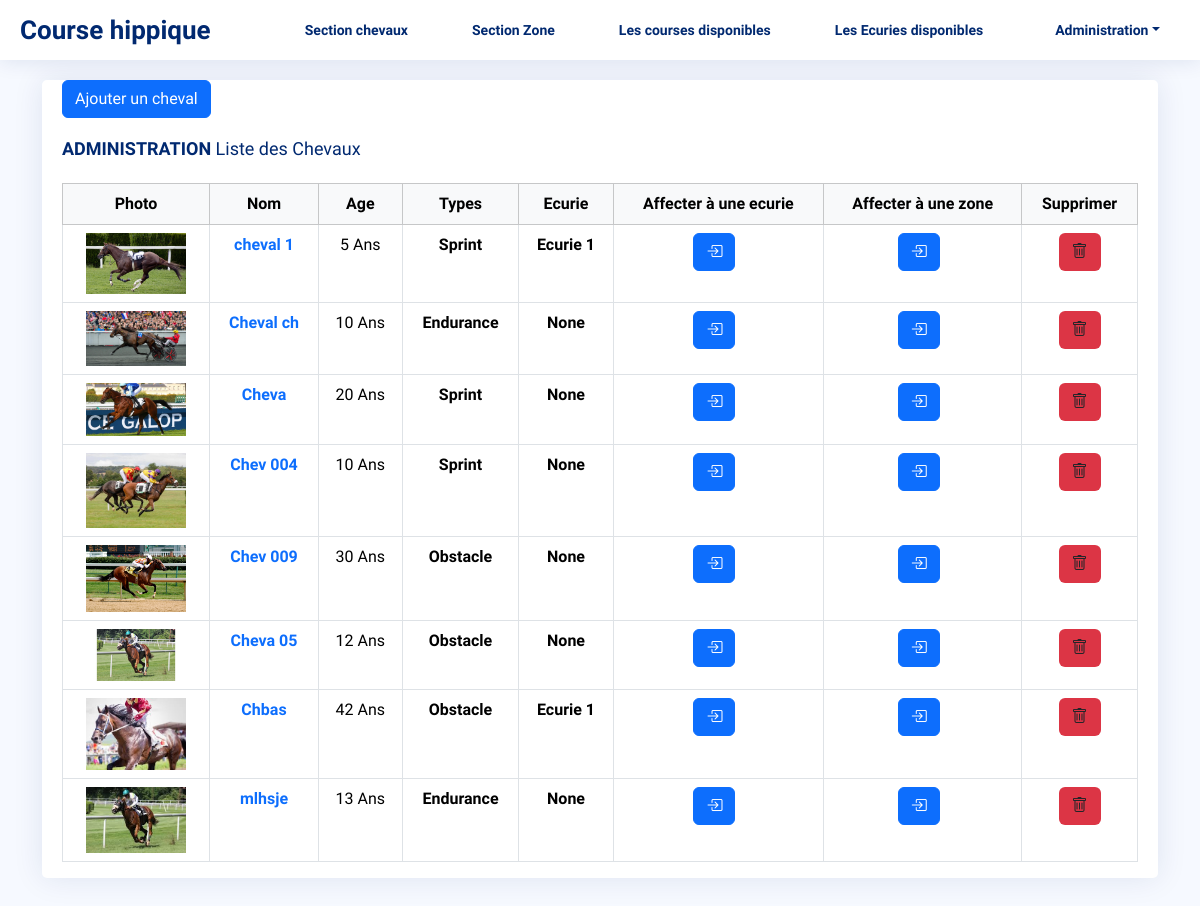
Page /gestion/chevaux/ on the committed database.
### hippodrome/models.py (models this page shows, shortened)
class Cheval(models.Model):
    name = models.CharField(max_length=100)  # Nom du cheval
    age = models.PositiveIntegerField()  # Âge du cheval
    race_type = models.CharField(
        max_length=50,
        choices=[
            ('Sprint', 'Sprint'),
            ('Obstacle', 'Obstacle'),
            ('Endurance', 'Endurance'),
        ]
    )
    jockey = models.ForeignKey(
        Jockey, on_delete=models.SET_NULL, null=True, blank=True
    )
    ecurie = models.ForeignKey(Ecurie, on_delete=models.SET_NULL, null=True, blank=True, related_name='chevaux')
    photo = models.ImageField(upload_to='chevaux/', blank=True, null=True)  # Photo du cheval

class Ecurie(models.Model):
    name = models.CharField(max_length=100)
    location = models.CharField(max_length=200)
    max_chevaux = models.PositiveIntegerField(default=10)
    logo = models.ImageField(upload_to='ecurie_logo/', blank=True, null=True)
    def __str__(self):
        return self.name

### hippodrome/views.py (the view)
# urls.py: path('gestion/chevaux/', views.cheval_admin_list, name='cheval_admin_list'),
def cheval_admin_list(request):
    chevaux = Cheval.objects.all()  # Chevaux sans jockey
    paginator = Paginator(chevaux, 8)
    page_number = request.GET.get('page')
    page_obj = paginator.get_page(page_number)
    context = {
        'object_list': page_obj,  # Liste des chevaux paginée
        'is_paginated': page_obj.has_other_pages(),  # Indique si la pagination est active
        'paginator': paginator,  # Objet de pagination
        'page_obj': page_obj,  # Objet représentant la page actuelle
    }
    return render(request, 'hippodrome/admin/cheval_list.html', context)

### templates/hippodrome/admin/cheval_list.html (shortened to what this page needs)
{% extends 'base.html' %}
{% block main %}
  <main id="main" class="main">
    <div class="container">
<div class="col-12">
              <div class="card top-selling overflow-auto">
                <div class="card-body pb-0">
                    <a class="btn btn-primary" href="{% url 'hippodrome:add_cheval' %}"> Ajouter un cheval</a>
                    <h5 class="card-title"><b>ADMINISTRATION</b> Liste des Chevaux</h5>
                  <table class="table table-bordered text-center">
                    <thead class="table-light">
                      <tr>
                        <th scope="col">Photo</th>
                        <th scope="col">Nom</th>
                        <th scope="col">Age</th>
                        <th scope="col">Types</th>
                        <th scope="col">Ecurie</th>
                        <th scope="col">Affecter à une ecurie</th>
                        <th scope="col">Affecter à une zone</th>
                        <th scope="col">Supprimer</th>
                      </tr>
                    </thead>
                    <tbody>
                    {% for cheval in object_list %}
                      <tr>
                        <th scope="row">
                            <a href="#">
                            {% if cheval.photo %}
                                <img src="{{ cheval.photo.url }}" alt="Photo de {{ cheval.name }}" width="100">
                            {% endif %}
                            </a>
                        </th>
                        <td><a href="#" class="text-primary fw-bold">{{ cheval.name }}</a></td>
                        <td>{{ cheval.age }} Ans</td>
                        <td class="fw-bold">{{ cheval.race_type }}</td>
                        <td class="fw-bold">{{ cheval.ecurie }}</td>
                        <td class="text-nowrap">
                             <a class="btn btn-primary d-inline-block me-2" href="{% url 'hippodrome:assign_cheval_to_ecurie' cheval.id %}">
                                 <i class="bi bi-box-arrow-in-right"></i>
                             </a>
                        </td>
                        <td class="text-nowrap">
                            <a class="btn btn-primary d-inline-block me-2" href="{% url 'hippodrome:assign_cheval_to_zone' cheval.id %}">
                                 <i class="bi bi-box-arrow-in-right"></i>
                             </a>
                        </td>
                        <td class="text-nowrap">
                             <a class="btn bg-danger d-inline-block" data-bs-toggle="modal" data-bs-target="#deleteChevalModal{{ cheval.id }}">
                                  <i class="bi bi-trash"></i>
                             </a>
                        </td>
                      </tr>
                    {% endfor %}
                    </tbody>
                  </table>
                </div>
              </div>
            </div>
    </div>
  </main>
{% endblock %}

### static/css/style.css (style rules this page uses)
:root { scroll-behavior: smooth; }
body { font-family: "Birthstone", cursive; background: #f6f9ff; color: #444444; }
a { color: #4154f1; text-decoration: none; }
h1, h2, h3, h4, h5, h6 { font-family: "Birthstone", cursive; }
#main { margin-top: 60px; padding: 20px 30px; transition: all 0.3s; }
.card { margin-bottom: 30px; border: none; border-radius: 5px; box-shadow: 0px 0 30px rgba(1, 41, 112, 0.1); }
.card-title { padding: 20px 0 15px 0; font-size: 18px; font-weight: 500; color: #012970; font-family: "Birthstone", cursive; }
.card-body { padding: 0 20px 20px 20px; }

### rows in the picture
Cheval: photo (picture), name "cheval 1", age "5", race_type "Sprint", ecurie "Ecurie 1"
Cheval: photo (picture), name "Cheval ch", age "10", race_type "Endurance", ecurie "None"
Cheval: photo (picture), name "Cheva", age "20", race_type "Sprint", ecurie "None"
Cheval: photo (picture), name "Chev 004", age "10", race_type "Sprint", ecurie "None"
Cheval: photo (picture), name "Chev 009", age "30", race_type "Obstacle", ecurie "None"
Cheval: photo (picture), name "Cheva 05", age "12", race_type "Obstacle", ecurie "None"
Cheval: photo (picture), name "Chbas", age "42", race_type "Obstacle", ecurie "Ecurie 1"
Cheval: photo (picture), name "mlhsje", age "13", race_type "Endurance", ecurie "None"
